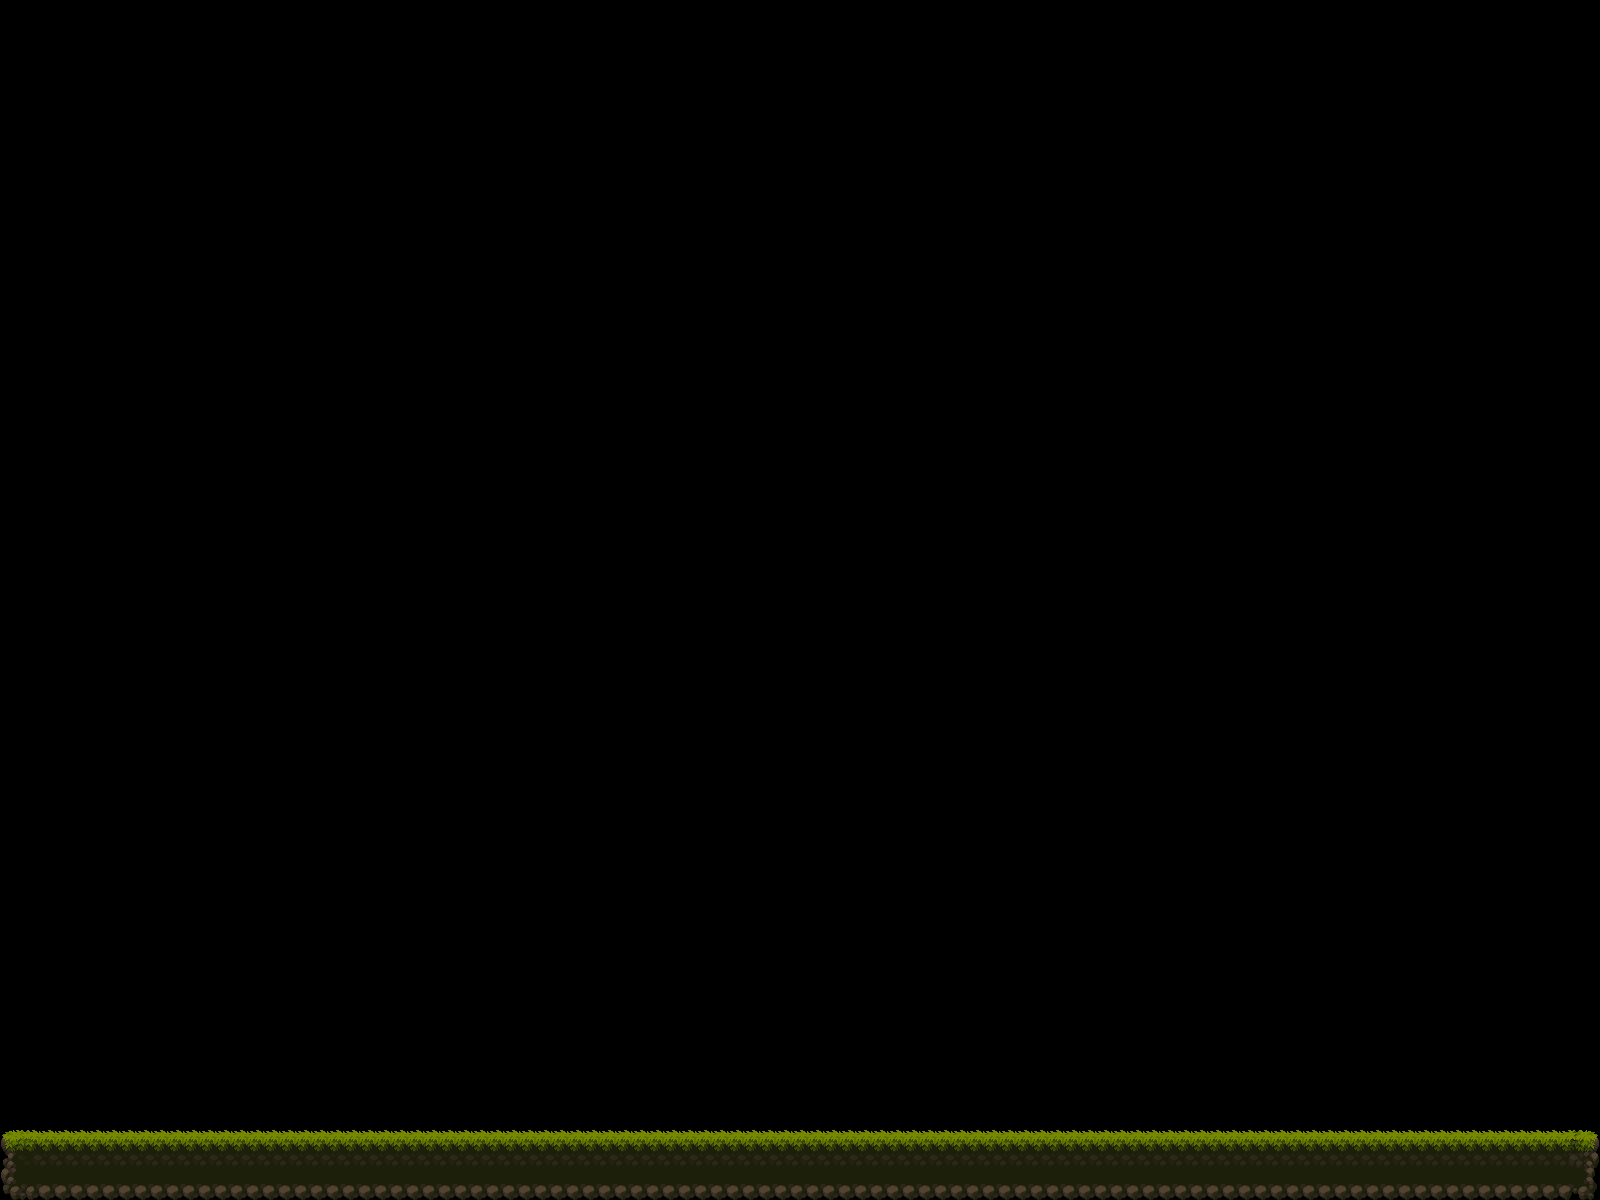

Rendered tile map (Tiled .tmx) drawn with the repository's tilesets; below, a short description and the map source with its tile grids summarised:
An orthogonal 100x75 tile map with 16x16 px tiles, 1 tile layer (floor).

<map version="1.9" tiledversion="1.9.2" orientation="orthogonal" renderorder="right-down" width="100" height="75" tilewidth="16" tileheight="16" infinite="0" nextlayerid="2" nextobjectid="1">
 <tileset firstgid="1" name="T" tilewidth="16" tileheight="16" tilecount="625" columns="25">
  <image source="Assets/Tiles.png" width="400" height="400" />
 </tileset>
 <layer id="1" name="floor" width="100" height="75">
  <properties>
   <property name="collides" type="bool" value="true" />
  </properties>
  <data>[7500 cells, 500 non-empty, 25 distinct tile ids]</data>
 </layer>
</map>
